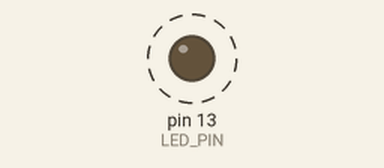
Bench run of a sketch on a simulated Arduino Uno, built with avr-gcc and run on an emulated ATmega328P. Shown: output pins drawn as LEDs (lit = HIGH). Dashed ring = blinking. Random numbers use the default seed unless the sketch sets one; what the sketch prints to the serial monitor is not drawn.

Above: at 0.5 s.
Timing chart, 0 to 3.0 s (numbered marks = the images above):
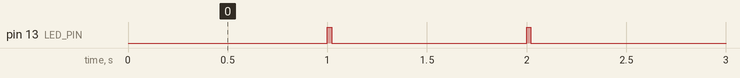

Measured:
- by itself, pin 13 (LED_PIN): alternates HIGH for 0.02 s and LOW for 0.98 s

The sketch:

pico_usb_serial.ino
```cpp
/*
  =============================================================================
  Raspberry Pi Pico (RP2040) -> Raspberry Pi USB Serial Communication
  =============================================================================

  DESCRIPTION:
  This Arduino sketch configures a Raspberry Pi Pico (RP2040) to communicate
  with a Raspberry Pi host exclusively over a standard USB cable (USB CDC /
  Virtual COM Port).

  Operation:
    1. Pico boots and initializes USB CDC Serial.
    2. Every 1 second (1000 ms), Pico generates a random test message.
    3. Pico transmits the formatted message string over USB Serial (ending with '\n').
    4. Pico blinks its onboard LED on each transmission for visual feedback.
    5. The connected Raspberry Pi reads the incoming stream via /dev/ttyACM0
       (or /dev/ttyACM*) using Python.

  -----------------------------------------------------------------------------
  HARDWARE SETUP & WIRING:
  -----------------------------------------------------------------------------
  No jumper wires required! Simply connect a standard Micro-USB to USB-A cable:

    Raspberry Pi Pico (Micro-USB) <====== USB Cable ======> Raspberry Pi (USB Port)

  Benefits of USB-only setup:
    - Single cable supplies both power (5V VBUS -> Pico 3.3V SMPS) and data.
    - Automatic common ground.
    - No GPIO header pins or external pull-up resistors needed.
    - Native USB 1.1 Full Speed (12 Mbps) data transfer.

  -----------------------------------------------------------------------------
  FLASHING INSTRUCTIONS:
  -----------------------------------------------------------------------------
  1. Open this file in Arduino IDE.
  2. Select Board: "Raspberry Pi Pico" (from Earle Philhower or Official RP2040 core).
  3. Select Port: The corresponding Serial / UF2 port.
  4. Hold the BOOTSEL button while connecting USB to enter bootloader if needed.
  5. Click Upload.
  =============================================================================
*/

// ---------------------------------------------------------------------------
// Configuration Constants
// ---------------------------------------------------------------------------
const unsigned long SERIAL_BAUD_RATE    = 115200; // Standard baud rate (USB CDC uses full USB speed regardless)
const unsigned long MESSAGE_INTERVAL_MS = 1000;   // Transmit message every 1 second
const int LED_PIN                       = LED_BUILTIN; // Onboard status LED

// ---------------------------------------------------------------------------
// State Variables
// ---------------------------------------------------------------------------
unsigned long lastMessageTime = 0;
unsigned long messageCounter  = 0;

void setup() {
  // Initialize onboard LED
  pinMode(LED_PIN, OUTPUT);
  digitalWrite(LED_PIN, LOW);

  // Initialize USB Serial interface
  Serial.begin(SERIAL_BAUD_RATE);

  // Seed random generator using noise from unconnected analog pin A0
  randomSeed(analogRead(A0));
}

void loop() {
  unsigned long now = millis();

  // Send a test message every 1 second
  if (now - lastMessageTime >= MESSAGE_INTERVAL_MS) {
    lastMessageTime = now;
    messageCounter++;

    // Generate random test payload (e.g. simulated sensor reading or random integer)
    long randomValue = random(1000, 9999);

    // Turn LED ON to indicate data transmission
    digitalWrite(LED_PIN, HIGH);

    // Send formatted message string followed by newline
    // Format: "MSG:<counter>,VAL:<random_number>"
    Serial.print("MSG:");
    Serial.print(messageCounter);
    Serial.print(",VAL:");
    Serial.println(randomValue);

    // Keep LED on briefly for visibility (non-blocking in next cycle or quick blink)
    delay(20);
    digitalWrite(LED_PIN, LOW);
  }
}
```
